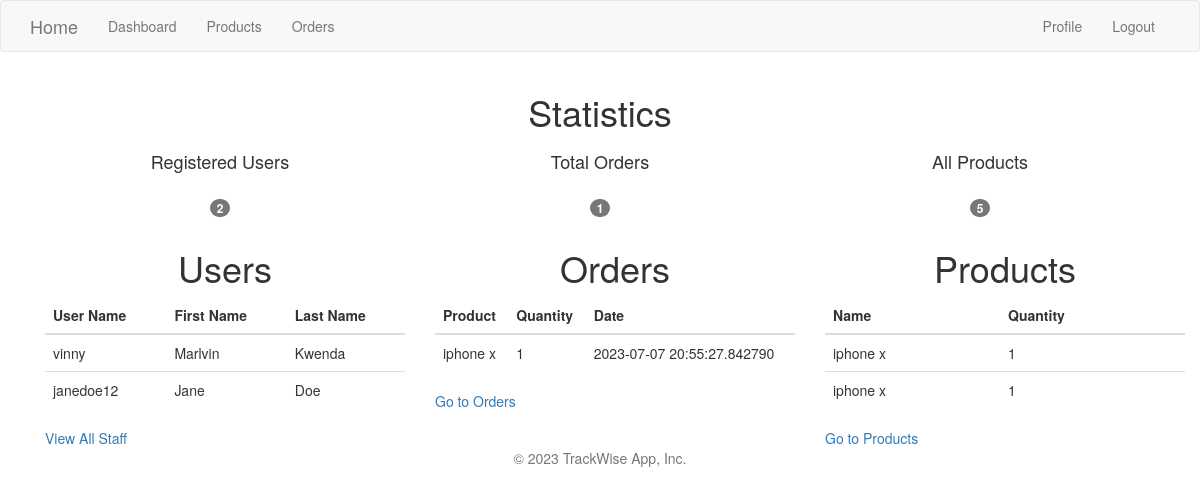
/dash (signed in), run on an earlier commit of the app's database.
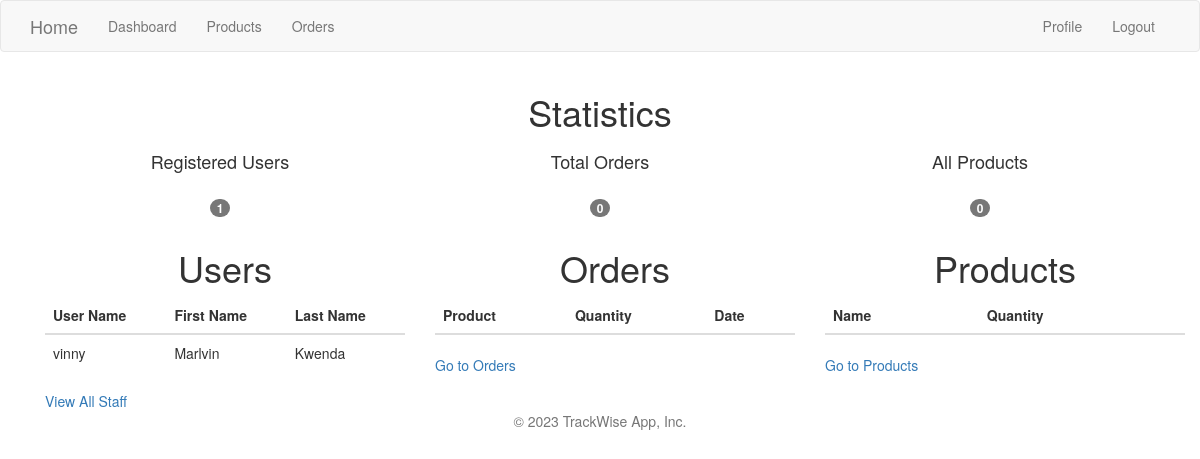
And on a later commit of the database.
### app/models.py (models this page shows, shortened)
class User(UserMixin, db.Model):
    __tablename__ = "user"
    id = db.Column(db.Integer, primary_key=True)
    first_name = db.Column(db.String(64), index=True, unique=True)
    last_name = db.Column(db.String(64), index=True, unique=True)
    username = db.Column(db.String(64), index=True, unique=True)
    email = db.Column(db.String(120), index=True, unique=True)
    password_hash = db.Column(db.String(128))

class Order(db.Model):
    id = db.Column(db.Integer, primary_key=True)
    product = db.Column(db.Integer, db.ForeignKey('product.id'), nullable=True)
    created_by = db.Column(db.Integer, db.ForeignKey('user.id'), nullable=True)
    order_quantity = db.Column(db.Integer, nullable=True)
    date = db.Column(db.DateTime, nullable=True, default=datetime.utcnow())

class Product(db.Model):
    id = db.Column(db.Integer, primary_key=True)
    product_id = db.Column(db.String(20), nullable=True)
    name = db.Column(db.String(100), nullable=True)
    category = db.Column(db.String(20), nullable=True)
    quantity = db.Column(db.Integer, nullable=True)
    description = db.Column(db.String(200), nullable=True)

### app/main/routes.py (the view)
@bp.route('/dash', methods=['GET', 'POST'])
@login_required
def dash():
    reg_users = User.query.count()
    all_orders = Order.query.count()
    all_products = Product.query.count()
    order_users = Order.query.all()
    users = User.query.limit(2).all()
    orders_adm = Order.query.limit(2).all()
    products = Product.query.limit(2).all()
    context = {
        "count_users": reg_users,
        "count_orders": all_orders,
        "count_products": all_products,
        "orders": order_users,
        "users": users,
        "products": products,
        "orders_adm": orders_adm
    }
    return render_template('dash.html' ,title='Dashboard', context=context)

### app/models.py (called while the page is built)
@login.user_loader
def load_user(id):
    return User.query.get(int(id))

### app/templates/dash.html (shortened to what the changed rows need)
{% extends 'base.html' %}
{% block app_content %}
{% if current_user.is_authenticated %}
<div class="container-fluid my-4">
    <div class="row align-items-start">
        <div class="col-md-12">
            <div class="card">
                <div class="card-header">
                    <h1 class="text-center">Statistics</h1>
                </div>
                <div class="card-body">
                    <div class="row">
                        <div class="col-md-4">
                            <div class="card text-center p-3">
                                <h4>Registered Users</h4>
                                <h3><span class="badge bg-primary rounded-pill">{{ context.count_users }}</span></h3>
                            </div>
                        </div>
                        <div class="col-md-4">
                            <div class="card text-center p-3">
                                <h4>Total Orders</h4>
                                <h3><span class="badge bg-primary rounded-pill">{{ context.count_orders }}</span></h3>
                            </div>
                        </div>
                        <div class="col-md-4">
                            <div class="card text-center p-3">
                                <h4>All Products </h4>
                                <h3><span class="badge bg-primary rounded-pill">{{ context.count_products }}</span></h3>
                            </div>
                        </div>
                    </div>
                </div>
            </div>
        </div>
    </div>
</div>
<div class="container my-4">
    <div class="row align-items-start">
        <div class="col-md-4">
            <div class="card">
                <div class="card-header">
                    <h1 class="text-center">Users</h1>
                </div>
                <div class="card-body">
                    <table class="table">
                        <thead class="table-light">
                            <tr>
                                <th scope="col">User Name</th>
                                <th scope="col">First Name</th>
                                <th scope="col">Last Name</th>
                            </tr>
                        </thead>
                        <tbody>
                            {% for user in context.users %}
                            <tr>
                                <td>{{ user.username }}</td>
                                <td>{{ user.first_name }}</td>
                                <td>{{ user.last_name }}</td>
                            </tr>
                            {% endfor %}
                        </tbody>
                    </table>
                    <a class="nav-link text-primary active" aria-current="page" href="{{url_for('main.users', username=current_user.username) }}">View All
                        Staff</a>
                </div>
            </div>
        </div>
        <div class="col-md-4">
            <div class="card">
                <div class="card-header">
                    <h1 class="text-center">Orders</h1>
                </div>
                <div class="card-body">
                    <table class="table">
                        <thead class="table-light">
                            <tr>
                                <th scope="col">Product</th>
                                <th scope="col">Quantity</th>
                                <th scope="col">Date</th>
                            </tr>
                        </thead>
                        <tbody>
                            {% for order in context.orders_adm %}
                            <tr>
                                <td>{{ order.product }}</td>
                                <td>{{ order.order_quantity }}</td>
                                <td>{{ order.date }}</td>
                            </tr>
                            {% endfor %}
                        </tbody>
                    </table>
                    <a class="nav-link text-primary active" aria-current="page" href="{{ url_for('main.orders', username=current_user.username) }}">Go to
                        Orders</a>
                </div>
            </div>
        </div>
        <div class="col-md-4">
            <div class="card">
                <div class="card-header">
                    <h1 class="text-center">Products</h1>
                </div>
                <div class="card-body">
                    <table class="table">
                        <thead class="table-light">
                            <tr>
                                <th scope="col">Name</th>
                                <th scope="col">Quantity</th>
                            </tr>
                        </thead>
                        <tbody>
                            {% for product in context.products %}
                            <tr>
                                <td>{{ product.name }}</td>
                                <td>{{ product.quantity }}</td>
                            </tr>
                            {% endfor %}
                        </tbody>
                    </table>
                    <a class="nav-link text-primary active" aria-current="page" href="{{ url_for('main.products') }}">Go to
                        Products</a>
                </div>
            </div>
        </div>
    </div>
</div>
</div>
{% endif%}
{% endblock %}

What changed in the data, as far as the page shows it:
removed User: username "janedoe12", first_name "Jane", last_name "Doe"
removed Order: product "iphone x", order_quantity "1", date "2023-07-07 20:55:27.842790"
removed Product: name "iphone x", quantity "1"
removed Product: name "iphone x", quantity "1"
Also different on the page:
{{ context.count_users }}: "2" → "1"
{{ context.count_orders }}: "1" → "0"
{{ context.count_products }}: "5" → "0"
